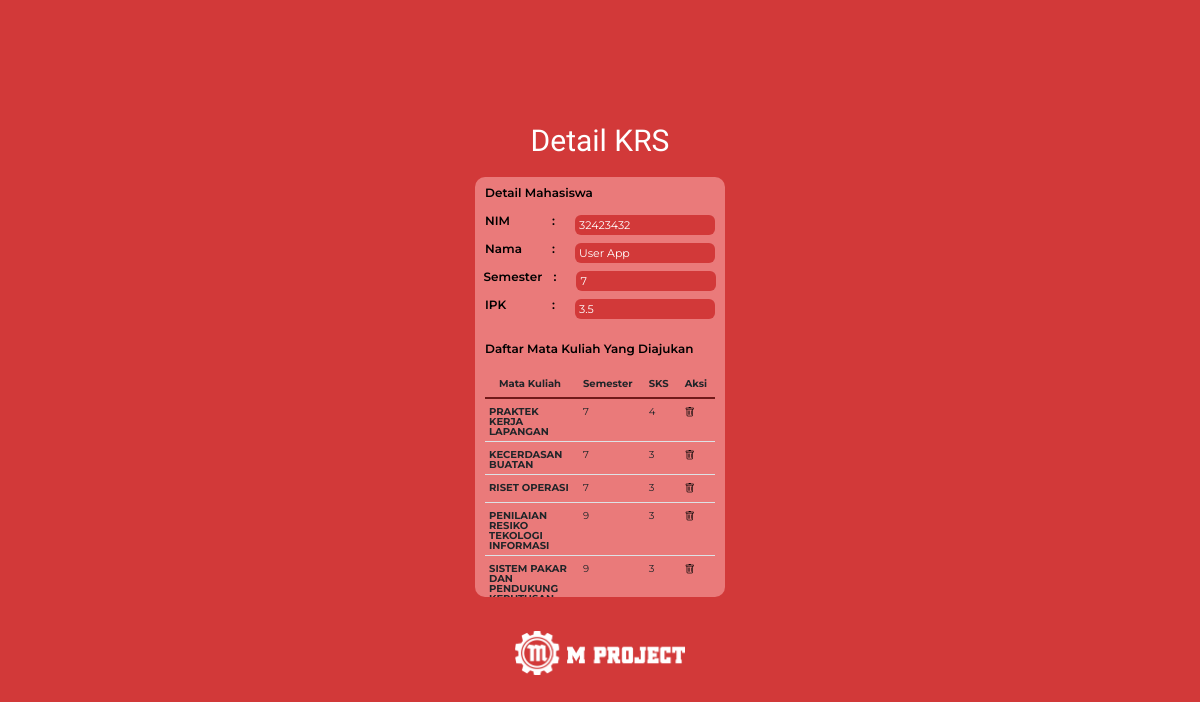
Page /detail-krs.php?idkrs=2 (signed in) on the committed database.
### tables this page shows
CREATE TABLE `user` (
  `id_user` int(11) NOT NULL,
  `username` varchar(50) NOT NULL,
  `pwd` varchar(255) NOT NULL,
  `nama` varchar(100) NOT NULL,
  `email` varchar(100) NOT NULL,
  `foto` varchar(100) NOT NULL,
  `no_induk` int(100) NOT NULL,
  `semester` int(100) NOT NULL,
  `ipk` varchar(11) NOT NULL,
  `alamat` text NOT NULL,
  `no_hp` varchar(50) NOT NULL,
  `jk` varchar(10) NOT NULL,
  `sudah_krs` varchar(100) NOT NULL,
  `level` varchar(25) NOT NULL
);

CREATE TABLE `mata_kuliah` (
  `id_matkul` int(11) NOT NULL,
  `kode_matkul` varchar(100) DEFAULT NULL,
  `nama_matkul` varchar(100) DEFAULT NULL,
  `semester_matkul` int(11) DEFAULT NULL,
  `sks` int(11) DEFAULT NULL
);

### function.php (called while the page is built, shortened)
<?php
    $conn = mysqli_connect("localhost","root","","m-project");
    function query($query) {
        global $conn;
        $result = mysqli_query($conn, $query);
        $rows = [];
        while ($row = mysqli_fetch_assoc($result)) {
            $rows[] = $row;
        }
        return $rows;
    }
?>

### detail-krs.php (the view, shortened to what this page needs)
<?php
    include("function.php");
    $id_mahasiswa = $_GET['idkrs'];
    $data_mahasiswa = query("SELECT * FROM user WHERE id_user = $id_mahasiswa") [0];
?>
<!DOCTYPE html>
<html lang="en">
<head>
    <link rel="stylesheet" href="bootstrap/css/bootstrap.min.css" />
    <link rel="stylesheet" href="https://cdn.jsdelivr.net/npm/bootstrap-icons@1.10.2/font/bootstrap-icons.css">
    <link rel="stylesheet" href="folder_css/admin.css" />
</head>
<body>
    <div class="content tab-content" id="content">
        <div class="container-sm tab-pane active" id="detailKrs">
            <h2>Detail KRS</h2>
            <div class="container-sm" id="detailMenu">
                <p>Detail Mahasiswa</p>
                <form action="">
                    <fieldset>
                        <div>
                            <span>NIM</span>
                            <p>:</p>
                            <input type="text" readonly value="<?= $data_mahasiswa['no_induk']; ?>" name="nim">
                        </div>
                        <div>
                            <span>Nama</span>
                            <p>:</p>
                            <input type="text" readonly value="<?= $data_mahasiswa['nama']; ?>" name="nama">
                        </div>
                        <div>
                            <span>Semester</span>
                            <p>:</p>
                            <input type="text" readonly value="<?= $data_mahasiswa['semester']; ?>" name="semester">
                        </div>
                        <div>
                            <span>IPK</span>
                            <p>:</p>
                            <input type="text" readonly value="<?= $data_mahasiswa['ipk']; ?>" name="ipk">
                        </div>
                    </fieldset>
                </form>
                <p class="mt-3">Daftar Mata Kuliah Yang Diajukan</p>
                <div class="table-responsive" id="krsMhs">
                    <table class="table">
                        <thead>
                            <tr>
                                <th scope="col">Mata Kuliah</th>
                                <th scope="col">Semester</th>
                                <th scope="col">SKS</th>
                                <th scope="col">Aksi</th>
                            </tr>
                        </thead>
                        <tbody>
                            <?php
                                $data_krs = query("SELECT * FROM krs WHERE id_user = $id_mahasiswa");
                                foreach($data_krs as $krs) :
                                    $id_matkul = $krs['id_matkul'];
                                    $data_matkul = query("SELECT * FROM mata_kuliah WHERE id_matkul = $id_matkul");
                                    foreach($data_matkul as $matkul) :
                            ?>
                            <tr>
                                <th scope="row"><?= $matkul['nama_matkul']; ?></th>
                                <td><?= $matkul['semester_matkul']; ?></td>
                                <td><?= $matkul['sks']; ?></td>
                                <td class="btn-delete-krs">
                                    <a href="delete.php?idkrs=<?= $krs['id_krs']; ?>" onclick="return confirm('Apakah anda yakin ingin menghapus mata kuliah?')"><i class="bi bi-trash"></i></a>
                                </td>
                            </tr>
                            <?php
                                    endforeach;
                                endforeach;
                            ?>
                        </tbody>
                    </table>
                </div>
            </div>
            <footer><img src="image/Logo2.png" alt="logo"></footer>
        </div>
    </div>
</body>
</html>

### folder_css/admin.css (style rules this page uses)
* { margin: 0; padding: 0; border: 0; box-sizing: border-box; font-family: "Montserrat", sans-serif; }
body { line-height: 1; background-color: #d23939; }
#detailMenu { width: 250px; height: auto; border-radius: 10px; padding: 10px; overflow-y: auto; }
.content { flex-grow: 1; background: #d23939; margin-left: 15px; }
#detailKrs { position: absolute; width: 100%; height: 100%; left: 0; top: 20%; display: flex; flex-direction: column; justify-content: center; padding: 13px; transform: translate(-50%, -50%) scale(0.1); visibility: hidden; transition: all ease-in 0.3s; }
#detailKrs.active { left: 50%; top: 50%; visibility: visible; transform: translate(-50%, -50%) scale(1); }
#detailKrs h2 { text-align: center; margin-bottom: 20px; font-family: "Acme", sans-serif; font-weight: 400; font-size: 30px; line-height: 32px; color: #ffffff; }
#detailMenu { top: 10%; left: 50%; width: 250px; height: 420px; border-radius: 10px; background-color: #ea7a7a; padding: 10px; }
#detailMenu p { font-weight: 600; font-size: 12px; line-height: 12px; color: #000000; }
#detailMenu span { width: 50px; margin-right: 20px; font-weight: 600; font-size: 12px; line-height: 12px; color: #000000; }
#detailMenu input { margin-left: 20px; width: 140px; height: 20px; background: #d23939; border-radius: 6px; font-size: 11px; padding: 4px; color: #ffffff; }
#detailMenu form div { display: flex; justify-content: center; }
#krsMhs table { font-size: 10px; }
#krsMhs table thead { border-bottom: 2px solid #711a1a; padding: 4px; text-align: center; }
#krsMhs table tbody tr th { padding: 8px 2px 4px 4px; }
#krsMhs .btn-delete-krs i { text-decoration: none; color: #000000; }
#detailKrs footer { text-align: center; margin-top: 3%; }
#detailKrs footer img { width: 170px; }

### rows in the picture
user: nim "32423432", nama "User App", semester "7", ipk "3.5"
mata_kuliah: nama_matkul "PRAKTEK KERJA LAPANGAN", semester_matkul "7", sks "4"
mata_kuliah: nama_matkul "KECERDASAN BUATAN", semester_matkul "7", sks "3"
mata_kuliah: nama_matkul "RISET OPERASI", semester_matkul "7", sks "3"
mata_kuliah: nama_matkul "PENILAIAN RESIKO TEKOLOGI INFORMASI", semester_matkul "9", sks "3"
mata_kuliah: nama_matkul "SISTEM PAKAR DAN PENDUKUNG…", semester_matkul "9", sks "3"
